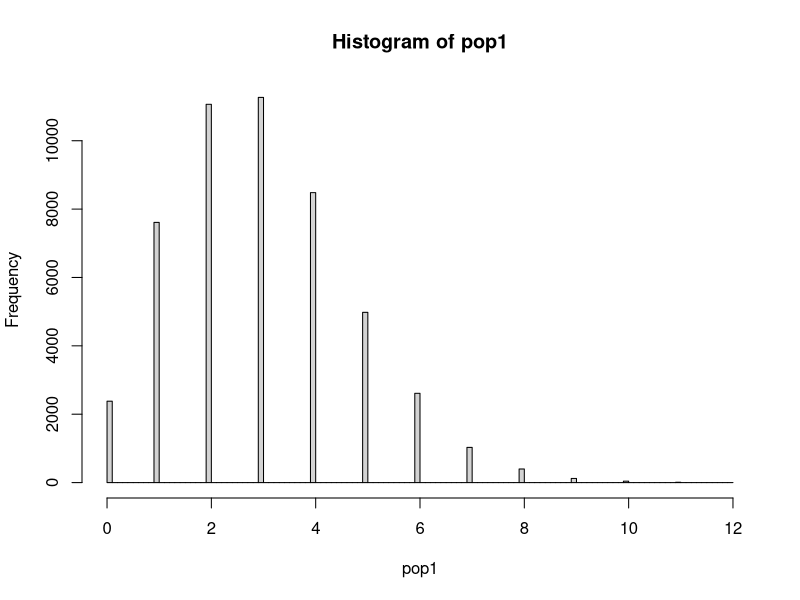
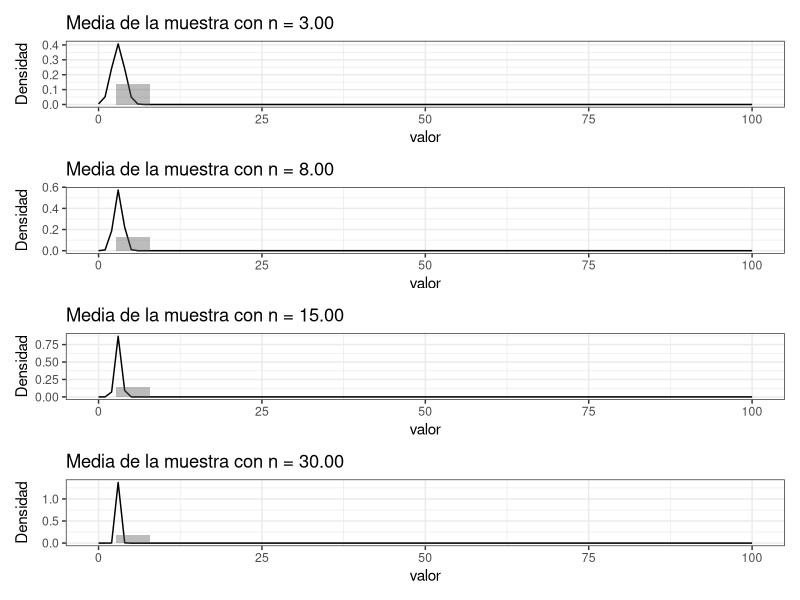

Write the R code that produced these figures, in order.
## ---- chunk 1
library(tidyverse)
library(patchwork)
help(Distributions) # Esto le permitirá ver distribuciones alternativas
## ---- chunk 2
nPop <- 50000
# pop1 <- runif(nPop, min = 0, max = 100)
# pop1 <- rnorm(nPop, mean = 50, sd = 25)
# pop1 <- rbinom(nPop, 99, 0.25)
pop1 <- rpois(nPop, lambda = 3)
# pop1 <- rt(nPop, 50, 50)
 # pop1 <- rchisq(nPop, 3, ncp = 0.5)
# pop1 <- rgamma(nPop, shape = 2, scale = 5) # Asimétrica
## ---- chunk 3
# pop1
## ---- chunk 4
mean(pop1)
## ---- chunk 5
hist(pop1, breaks = 100)
# ggplot(pop1 %>% tibble()) +
#   aes(pop1) +
#   geom_histogram(bins = 100, center = 0.5, colour = "blue")
## ---- chunk 6
# Vamos a trabajar con muestras de 3 individuos
n <- 3

# Creamos una matriz vacía con 3 columnas
muestras <- matrix(NA, nrow=0, ncol=n)

# Obtenemos muestras de 3 individuos de la población pop1 (con sample) y los agregamos como una fila la la matríz muestras (con rbind). Como repetimos esto 40 veces la matríz termina con 40 filas.
for (i in c(1:40)) {
  muestras <- rbind(muestras, sample(pop1, n, replace = FALSE))
}

# Convertimos la matriz en un tibble
muestras <- tibble(muestras)

# Calculamos la media a cada fila. rowwise hace que el summarise se calcule por fila, y el bind_cols impide que perdamos las columnas.
muestras <-  muestras %>% bind_cols(
    muestras %>% rowwise() %>% summarise(media = mean(c_across(where(is.numeric))))
  )
## ---- chunk 7
gr1 <- ggplot(muestras, aes(x = media)) + 
  stat_function(fun = dnorm, n = 101, args = list(mean = mean(muestras$media), sd = sd(muestras$media))) +
  geom_area(stat = 'function') +
  geom_histogram(aes(y = ..density..),bins = 20, alpha = 0.4) +
  # xlim(c(0, 100)) +
  ylab("Densidad") + 
  ggtitle(sprintf("Media de la muestra con n = %.2f", n)) + 
  xlab("valor") + xlim(c(0, 100)) +
  theme_bw()
## ---- chunk 8
shapiro3 <- shapiro.test(muestras$media)
## ---- chunk 9
n <- 8
muestras <- matrix(NA, nrow=0, ncol=n)
for (i in c(1:40)) {
  muestras <- rbind(muestras, sample(pop1, n, replace = FALSE))
}
muestras <- tibble(muestras)

muestras <-  muestras %>% bind_cols(
    muestras %>% rowwise() %>% summarise(media = mean(c_across(where(is.numeric))))
  )
## ---- chunk 10
gr2 <- ggplot(muestras, aes(x = media)) + 
  stat_function(fun = dnorm, n = 101, args = list(mean = mean(muestras$media), sd = sd(muestras$media))) +
  geom_area(stat = 'function') +
  geom_histogram(aes(y = ..density..),bins = 20, alpha = 0.4) +
  # xlim(c(0, 100)) +
  ylab("Densidad") + 
  ggtitle(sprintf("Media de la muestra con n = %.2f", n)) + 
  xlab("valor") + xlim(c(0, 100)) +
  theme_bw()
## ---- chunk 11
shapiro8 <- shapiro.test(muestras$media)
## ---- chunk 12
n <- 15
muestras <- matrix(NA, nrow=0, ncol=n)
for (i in c(1:40)) {
  muestras <- rbind(muestras, sample(pop1, n, replace = FALSE))
}
muestras <- tibble(muestras)

muestras <-  muestras %>% bind_cols(
    muestras %>% rowwise() %>% summarise(media = mean(c_across(where(is.numeric))))
  )
## ---- chunk 13
gr3 <- ggplot(muestras, aes(x = media)) + 
  stat_function(fun = dnorm, n = 101, args = list(mean = mean(muestras$media), sd = sd(muestras$media))) +
  geom_area(stat = 'function') +
  geom_histogram(aes(y = ..density..),bins = 20, alpha = 0.4) +
  # xlim(c(0, 100)) +
  ylab("Densidad") + 
  ggtitle(sprintf("Media de la muestra con n = %.2f", n)) + 
  xlab("valor")  + xlim(c(0, 100)) +
  theme_bw()
## ---- chunk 14
shapiro15 <- shapiro.test(muestras$media)
## ---- chunk 15
n <- 30
muestras <- matrix(NA, nrow=0, ncol=n)
for (i in c(1:40)) {
  muestras <- rbind(muestras, sample(pop1, n, replace = FALSE))
}
muestras <- tibble(muestras)

muestras <-  muestras %>% bind_cols(
    muestras %>% rowwise() %>% summarise(media = mean(c_across(where(is.numeric))))
  )
## ---- chunk 16
gr4 <- ggplot(muestras, aes(x = media)) + 
  stat_function(fun = dnorm, n = 101, args = list(mean = mean(muestras$media), sd = sd(muestras$media))) +
  geom_area(stat = 'function') +
  geom_histogram(aes(y = ..density..),bins = 20, alpha = 0.4) +
  # xlim(c(0, 100)) +
  ylab("Densidad") + 
  ggtitle(sprintf("Media de la muestra con n = %.2f", n)) + 
  xlab("valor") + xlim(c(0, 100)) +
  theme_bw()
## ---- chunk 17
shapiro30 <- shapiro.test(muestras$media)
## ---- chunk 18
gr1 / gr2 / gr3 / gr4 
## ---- chunk 19
paste("Prueba de Shapiro para Normalidad de n=3")
print(shapiro3)
paste("Prueba de Shapiro para Normalidad de n=8")
print(shapiro8)
paste("Prueba de Shapiro para Normalidad de n=15")
print(shapiro15)
paste("Prueba de Shapiro para Normalidad de n=30")
print(shapiro30)
